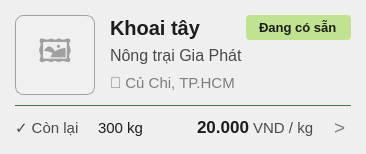
            <widget class="QFrame" name="card_2">
             <property name="cursor">
              <cursorShape>PointingHandCursor</cursorShape>
             </property>
             <property name="styleSheet">
              <string notr="true">QFrame#card_2 { background-color: #FFFFFF; border: 1px solid #3E7B40; border-radius: 8px; } QFrame#card_2:hover { border: 2px solid #5BA75D; }</string>
             </property>
             <layout class="QVBoxLayout" name="vbox_card2">
              <property name="spacing">
               <number>10</number>
              </property>
              <property name="leftMargin">
               <number>15</number>
              </property>
              <property name="topMargin">
               <number>15</number>
              </property>
              <property name="rightMargin">
               <number>15</number>
              </property>
              <property name="bottomMargin">
               <number>15</number>
              </property>

              <item>
               <layout class="QHBoxLayout" name="hbox_card2_top">
                <property name="spacing">
                 <number>15</number>
                </property>
                <item alignment="Qt::AlignTop">
                 <widget class="QLabel" name="img_2">
                  <property name="minimumSize">
                   <size>
                    <width>80</width>
                    <height>80</height>
                   </size>
                  </property>
                  <property name="maximumSize">
                   <size>
                    <width>80</width>
                    <height>80</height>
                   </size>
                  </property>
                  <property name="styleSheet">
                   <string notr="true">background-color: #F0F0F0; border: 1px solid #A0A0A0; border-radius: 8px; font-size: 24pt; color: #A0A0A0;</string>
                  </property>
                  <property name="text">
                   <string>🖼️</string>
                  </property>
                  <property name="alignment">
                   <set>Qt::AlignCenter</set>
                  </property>
                 </widget>
                </item>
                <item>
                 <layout class="QVBoxLayout" name="vbox_card2_info">
                  <property name="spacing">
                   <number>2</number>
                  </property>
                  <item>
                   <layout class="QHBoxLayout">
                    <item>
                     <widget class="QLabel">
                      <property name="text">
                       <string>Khoai tây</string>
                      </property>
                      <property name="styleSheet">
                       <string notr="true">font-size: 15pt; font-weight: bold; color: #1C1C1C; border: none;</string>
                      </property>
                     </widget>
                    </item>
                    <item>
                     <spacer>
                      <property name="orientation">
                       <enum>Qt::Horizontal</enum>
                      </property>
                      <property name="sizeHint" stdset="0">
                       <size>
                        <width>10</width>
                        <height>10</height>
                       </size>
                      </property>
                     </spacer>
                    </item>
                    <item>
                     <widget class="QLabel">
                      <property name="text">
                       <string>Đang có sẵn</string>
                      </property>
                      <property name="styleSheet">
                       <string notr="true">background-color: #C0E38F; color: #1C1C1C; border-radius: 4px; padding: 4px 10px; font-size: 10pt; font-weight: bold; border: none;</string>
                      </property>
                     </widget>
                    </item>
                   </layout>
                  </item>
                  <item>
                   <widget class="QLabel">
                    <property name="text">
                     <string>Nông trại Gia Phát</string>
                    </property>
                    <property name="styleSheet">
                     <string notr="true">font-size: 12pt; color: #4A4A4A; border: none;</string>
                    </property>
                   </widget>
                  </item>
                  <item>
                   <widget class="QLabel">
                    <property name="text">
                     <string>📍 Củ Chi, TP.HCM</string>
                    </property>
                    <property name="styleSheet">
                     <string notr="true">font-size: 11pt; color: #7D7D7D; border: none;</string>
                    </property>
                   </widget>
                  </item>
                 </layout>
                </item>
               </layout>
              </item>

              <item>
               <widget class="QFrame" name="line_2">
                <property name="minimumSize">
                 <size>
                  <width>0</width>
                  <height>1</height>
                 </size>
                </property>
                <property name="maximumSize">
                 <size>
                  <width>16777215</width>
                  <height>1</height>
                 </size>
                </property>
                <property name="styleSheet">
                 <string notr="true">background-color: #3E7B40;</string>
                </property>
               </widget>
              </item>

              <item>
               <layout class="QHBoxLayout" name="hbox_card2_bot">
                <item>
                 <widget class="QLabel">
                  <property name="text">
                   <string>✓ Còn lại</string>
                  </property>
                  <property name="styleSheet">
                   <string notr="true">font-size: 11pt; color: #4A4A4A; border: none;</string>
                  </property>
                 </widget>
                </item>
                <item>
                 <widget class="QLabel">
                  <property name="text">
                   <string>300 kg</string>
                  </property>
                  <property name="styleSheet">
                   <string notr="true">font-size: 11pt; color: #1C1C1C; border: none; margin-left: 5px;</string>
                  </property>
                 </widget>
                </item>
                <item>
                 <spacer>
                  <property name="orientation">
                   <enum>Qt::Horizontal</enum>
                  </property>
                  <property name="sizeHint" stdset="0">
                   <size>
                    <width>40</width>
                    <height>10</height>
                   </size>
                  </property>
                 </spacer>
                </item>
                <item>
                 <widget class="QLabel">
                  <property name="text">
                   <string>&lt;html&gt;&lt;body&gt;&lt;span style=&quot;font-weight:bold; font-size:13pt; color:#1C1C1C;&quot;&gt;20.000&lt;/span&gt;&lt;span style=&quot;font-size:11pt; color:#4A4A4A;&quot;&gt; VND / kg&lt;/span&gt;&lt;/body&gt;&lt;/html&gt;</string>
                  </property>
                  <property name="styleSheet">
                   <string notr="true">border: none;</string>
                  </property>
                 </widget>
                </item>
                <item>
                 <widget class="QLabel">
                  <property name="text">
                   <string>&gt;</string>
                  </property>
                  <property name="styleSheet">
                   <string notr="true">font-size: 14pt; color: #7D7D7D; border: none; margin-left: 5px;</string>
                  </property>
                 </widget>
                </item>
               </layout>
              </item>
             </layout>
            </widget>
